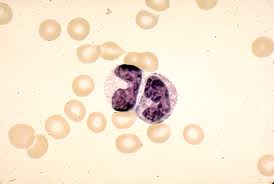
%> input picture 001.jpg, 274 x 184 px
$ octave --eval "result = rgb_cmy_image(imread('001.jpg'));"   (GNU Octave 9; MATLAB toolbox functions it lacks are replaced by stand-ins)
%> lines starting %> are read from the running program, lines starting %| are printed output that depends on the picture
function cmy_me = rgb_cmy_image(in_img)
% RGB to CMY Image Convertion
% in_img -> Input RGB Image
% cmy-me -> CMY Median filter image

f = im2double(in_img);
r=f(:,:,1);
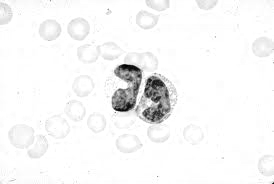
%> r: size 184x274 double; min 0, max 1, mean 0.966
g=f(:,:,2);
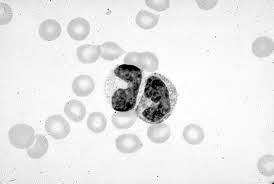
%> g: size 184x274 double; min 0, max 1, mean 0.909
b=f(:,:,3);
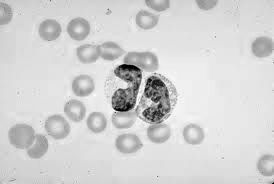
%> b: size 184x274 double; min 0, max 1, mean 0.827
c = 1-r;
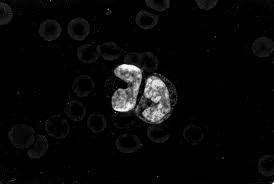
%> c: size 184x274 double; min 0, max 1, mean 0.0339
m = 1-g;
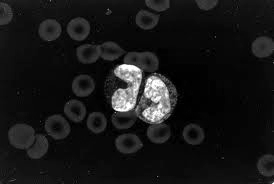
%> m: size 184x274 double; min 0, max 1, mean 0.0906
y = 1-b;
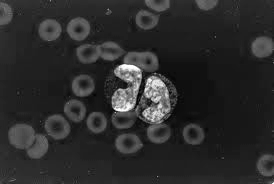
%> y: size 184x274 double; min 0, max 1, mean 0.173
CMY = cat(3,c,m,y);

for i = 1:size(in_img,3) % Median Filter
    cmy_me(:,:,i) = medfilt2(CMY(:,:,i), [7 7]);
end
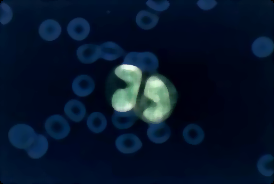
%> cmy_me: size 184x274x3 double; mean R, G, B 0.0298, 0.088, 0.17

figure('name','Lab Image','numbertitle','off');
subplot(1,2,1); imshow(CMY); title('CMY Image');

subplot(1,2,2); imshow(cmy_me); title('CMY Median filter Image');

$ run again, on 002.jpg
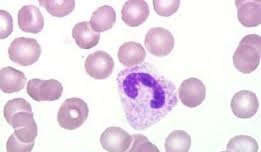
%> input picture 002.jpg, 261 x 152 px
%> in rgb_cmy_image, `y = 1-b;`:
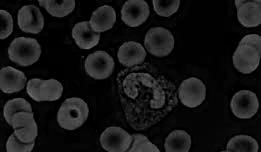
%> y: size 152x261 double; min 0, max 0.435, mean 0.0909
%> after the loop in rgb_cmy_image, `for i = 1:size(in_img,3)`:
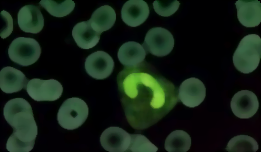
%> cmy_me: size 152x261x3 double; mean R, G, B 0.0824, 0.136, 0.0873

$ run again, on 003.jpg
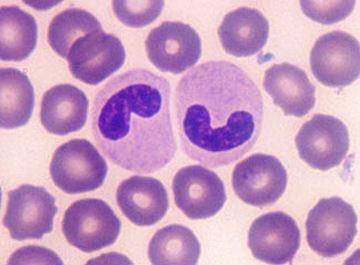
%> input picture 003.jpg, 360 x 265 px
%> in rgb_cmy_image, `y = 1-b;`:
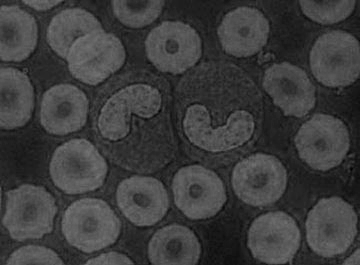
%> y: size 265x360 double; min 0, max 0.463, mean 0.242
%> in rgb_cmy_image, `CMY = cat(3,c,m,y);`:
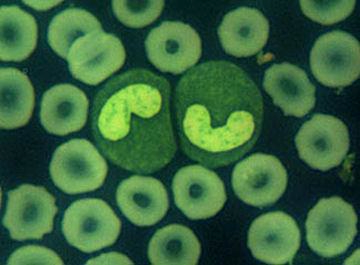
%> CMY: size 265x360x3 double; mean R, G, B 0.225, 0.399, 0.242

$ run again, on 004.jpg
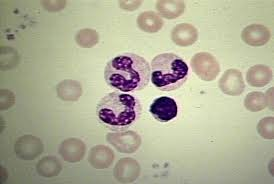
%> input picture 004.jpg, 274 x 184 px
%> after the loop in rgb_cmy_image, `for i = 1:size(in_img,3)`:
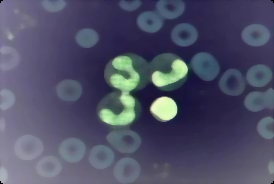
%> cmy_me: size 184x274x3 double; mean R, G, B 0.31, 0.316, 0.408
